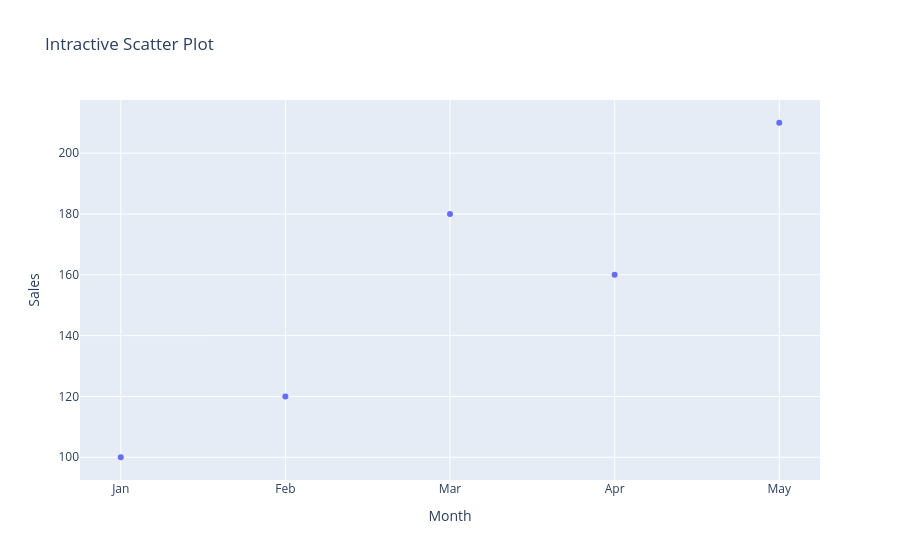

Notebook cell for this chart:
### Markdown cell above
**Code Cell 4(Interactive Scatter Plot)**

### Code cell
fig = px.scatter(
    df,
    x="Month",
    y="Sales",
    title="Intractive Scatter Plot"
)
fig.show()

### Figure 1 — Plotly figure (JSON) as saved in the notebook; plotly's stock layout.template omitted (floating-point values rounded to 4 significant figures)
{"data": [{"hovertemplate": "Month=%{x}<br>Sales=%{y}<extra></extra>", "legendgroup": "", "marker": {"color": "#636efa", "symbol": "circle"}, "mode": "markers", "name": "", "orientation": "v", "showlegend": false, "type": "scatter", "x": ["Jan", "Feb", "Mar", "Apr", "May"], "xaxis": "x", "y": [100, 120, 180, 160, 210], "yaxis": "y"}], "layout": {"legend": {"tracegroupgap": 0}, "title": {"text": "Intractive Scatter Plot"}, "xaxis": {"anchor": "y", "domain": [0, 1], "title": {"text": "Month"}}, "yaxis": {"anchor": "x", "domain": [0, 1], "title": {"text": "Sales"}}}}
